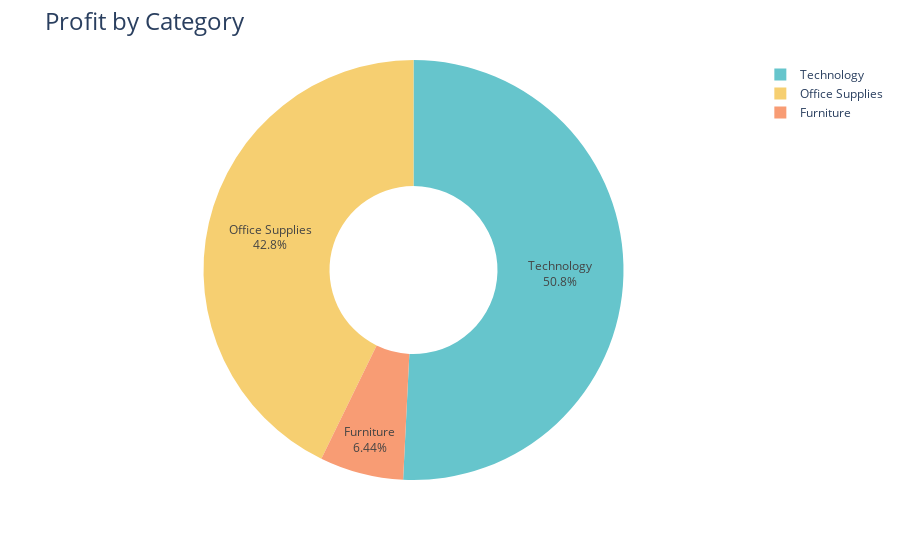

The cell this chart's notebook holds for it:
### Code cell
fig = px.pie(profit_by_category,
             values = 'Profit',
             names = 'Category',
             hole = 0.4,
             color_discrete_sequence = px.colors.qualitative.Pastel)
fig.update_traces(textposition = 'inside', textinfo = 'percent+label')
fig.update_layout(title_text = 'Profit by Category', title_font = dict(size=24))

fig.show()

### Figure 1 — Plotly figure (JSON) as saved in the notebook; plotly's stock layout.template omitted (floating-point values rounded to 4 significant figures)
{"data": [{"domain": {"x": [0, 1], "y": [0, 1]}, "hole": 0.4, "hovertemplate": "Category=%{label}<br>Profit=%{value}<extra></extra>", "labels": ["Furniture", "Office Supplies", "Technology"], "legendgroup": "", "name": "", "showlegend": true, "textinfo": "percent+label", "textposition": "inside", "type": "pie", "values": [18450.0, 122500.0, 145500.0]}], "layout": {"autosize": true, "legend": {"tracegroupgap": 0}, "margin": {"t": 60}, "piecolorway": ["rgb(102, 197, 204)", "rgb(246, 207, 113)", "rgb(248, 156, 116)", "rgb(220, 176, 242)", "rgb(135, 197, 95)", "rgb(158, 185, 243)", "rgb(254, 136, 177)", "rgb(201, 219, 116)", "rgb(139, 224, 164)", "rgb(180, 151, 231)", "rgb(179, 179, 179)"], "title": {"font": {"size": 24}, "text": "Profit by Category"}}}
